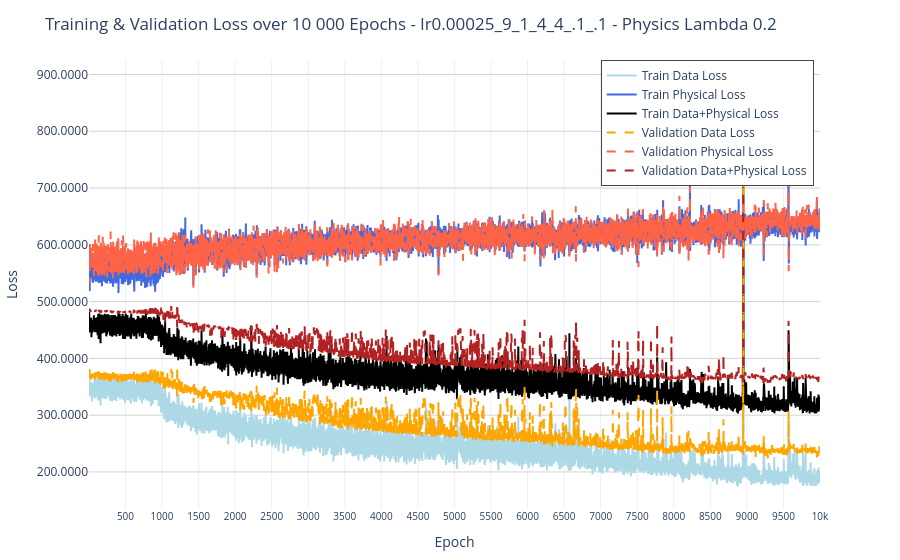

Notebook source saved alongside this figure:
### Markdown cell above
# Build plotly Graph

### Code cell
epochs = list(range(1, len(train_data_losses) + 1))

fig = go.Figure()

# Training data loss trace
fig.add_trace(go.Scatter(
    x=epochs,
    y=train_data_losses,
    mode="lines",
    name="Train Data Loss",
    line=dict(color="lightblue", width=2)
))

# Training physics loss trace
fig.add_trace(go.Scatter(
    x=epochs,
    y=train_phys_losses,
    mode="lines",
    name="Train Physical Loss",
    line=dict(color="royalblue", width=2)
))

# Training physics and data loss trace
fig.add_trace(go.Scatter(
    x=epochs,
    y=train_dataphys_losses,
    mode="lines",
    name="Train Data+Physical Loss",
    line=dict(color="black", width=2)
))

# Validation data loss trace
fig.add_trace(go.Scatter(
    x=epochs,
    y=val_data_losses,
    mode="lines",
    name="Validation Data Loss",
    line=dict(color="orange", width=2, dash="dash")
))

# Validation physical loss trace
fig.add_trace(go.Scatter(
    x=epochs,
    y=val_phys_losses,
    mode="lines",
    name="Validation Physical Loss",
    line=dict(color="tomato", width=2, dash="dash")
))

# Validation physics and data loss trace
fig.add_trace(go.Scatter(
    x=epochs,
    y=val_dataphys_losses,
    mode="lines",
    name="Validation Data+Physical Loss",
    line=dict(color="firebrick", width=2, dash="dash")
))

# Layout enhancements
fig.update_layout(
    title=f"Training & Validation Loss over {EPOCHS} Epochs - {model_description} - Physics Lambda {lambda_phys}",
    xaxis_title="Epoch",
    yaxis_title="Loss",
    xaxis=dict(
        tickmode='array',
        tickvals=list(range(0, 10500, 500)),  # Show ticks every 100 epochs
        tickfont=dict(size=10)
    ),
    yaxis=dict(
        tickformat=".2e" if max(train_data_losses + val_data_losses) > 1e4 else ".4f",  # Dynamic formatting
        gridcolor="lightgray"
    ),
    legend=dict(
        x=0.7,        # push legend past the right edge
        y=1,
        xanchor="left",
        borderwidth=1
    ),
    
    template="plotly_white",
    margin=dict(t=60, b=40)
)

fig.show()

### Figure 1 — Plotly figure (JSON) as saved in the notebook; plotly's stock layout.template omitted (floating-point values rounded to 4 significant figures; data arrays with more than 128 entries replaced by an {"elided": "..."} marker saying what was removed)
{"data": [{"line": {"color": "lightblue", "width": 2}, "mode": "lines", "name": "Train Data Loss", "type": "scatter", "x": {"elided": "10000 int values"}, "y": {"elided": "10000 float values"}}, {"line": {"color": "royalblue", "width": 2}, "mode": "lines", "name": "Train Physical Loss", "type": "scatter", "x": {"elided": "10000 int values"}, "y": {"elided": "10000 float values"}}, {"line": {"color": "black", "width": 2}, "mode": "lines", "name": "Train Data+Physical Loss", "type": "scatter", "x": {"elided": "10000 int values"}, "y": {"elided": "10000 float values"}}, {"line": {"color": "orange", "dash": "dash", "width": 2}, "mode": "lines", "name": "Validation Data Loss", "type": "scatter", "x": {"elided": "10000 int values"}, "y": {"elided": "10000 float values"}}, {"line": {"color": "tomato", "dash": "dash", "width": 2}, "mode": "lines", "name": "Validation Physical Loss", "type": "scatter", "x": {"elided": "10000 int values"}, "y": {"elided": "10000 float values"}}, {"line": {"color": "firebrick", "dash": "dash", "width": 2}, "mode": "lines", "name": "Validation Data+Physical Loss", "type": "scatter", "x": {"elided": "10000 int values"}, "y": {"elided": "10000 float values"}}], "layout": {"legend": {"borderwidth": 1, "x": 0.7, "xanchor": "left", "y": 1}, "margin": {"b": 40, "t": 60}, "title": {"text": "Training & Validation Loss over 10 000 Epochs - lr0.00025_9_1_4_4_.1_.1 - Physics Lambda 0.2"}, "xaxis": {"tickfont": {"size": 10}, "tickmode": "array", "tickvals": [0, 500, 1000, 1500, 2000, 2500, 3000, 3500, 4000, 4500, 5000, 5500, 6000, 6500, 7000, 7500, 8000, 8500, 9000, 9500, 10000], "title": {"text": "Epoch"}}, "yaxis": {"gridcolor": "lightgray", "tickformat": ".4f", "title": {"text": "Loss"}}}}
